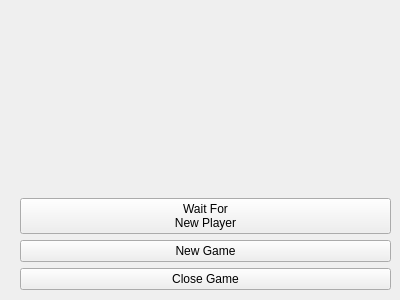
<?xml version="1.0" encoding="UTF-8"?>
<ui version="4.0">
 <class>Game_over</class>
 <widget class="QWidget" name="Game_over">
  <property name="geometry">
   <rect>
    <x>0</x>
    <y>0</y>
    <width>400</width>
    <height>300</height>
   </rect>
  </property>
  <property name="windowTitle">
   <string>Form</string>
  </property>
  <widget class="QWidget" name="verticalLayoutWidget">
   <property name="geometry">
    <rect>
     <x>20</x>
     <y>9</y>
     <width>371</width>
     <height>281</height>
    </rect>
   </property>
   <layout class="QVBoxLayout" name="verticalLayout">
    <item>
     <widget class="QLabel" name="Game_over_text_label">
      <property name="text">
       <string/>
      </property>
      <property name="alignment">
       <set>Qt::AlignCenter</set>
      </property>
     </widget>
    </item>
    <item>
     <widget class="QPushButton" name="Button_wait_for_player">
      <property name="text">
       <string>Wait For 
New Player</string>
      </property>
     </widget>
    </item>
    <item>
     <widget class="QPushButton" name="push_button_new_game">
      <property name="text">
       <string>New Game</string>
      </property>
     </widget>
    </item>
    <item>
     <widget class="QPushButton" name="push_button_close_game">
      <property name="text">
       <string>Close Game</string>
      </property>
     </widget>
    </item>
   </layout>
  </widget>
 </widget>
 <resources/>
 <connections/>
</ui>
